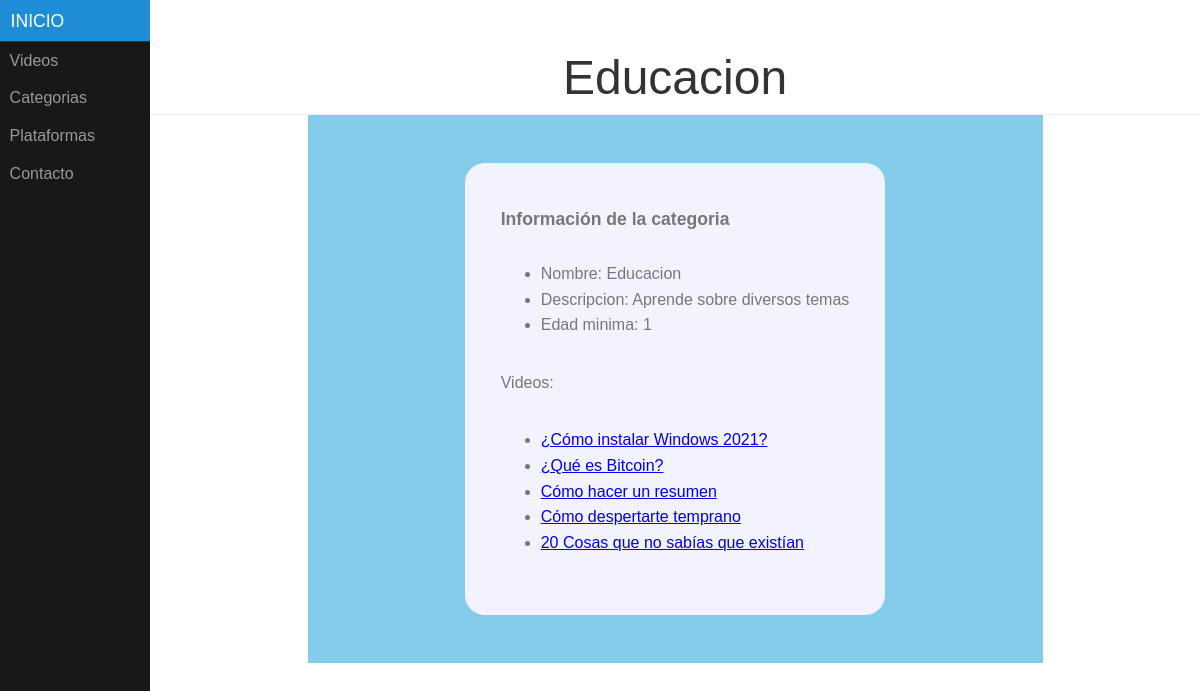
/categoria/14, run on the app's committed database.
### appTopVideo/models.py (models this page shows, shortened)
class Categoria(models.Model):
	nombre = models.CharField(max_length=50)
	descripcion = models.CharField(max_length=100)
	edadMinima = models.IntegerField();

class Video(models.Model):
	identificador = models.CharField(max_length=50)
	nombre = models.CharField(max_length=50)
	fecha = models.DateField(default='1970-01-01')
	descripcion = models.CharField(max_length=100)
	miniatura = models.CharField(max_length=50)
	duracion = models.IntegerField()
	calidad = models.CharField(max_length=50)
	categoria = models.ForeignKey(Categoria, on_delete=models.CASCADE)
	plataformas = models.ManyToManyField(Plataforma)

### appTopVideo/views.py (the view)
# urls.py: path('categoria/<int:idCategoria>', views.categoria, name="categoria"),
def categoria(request, idCategoria):
  categoria= get_object_or_404(Categoria, pk=idCategoria)
  seleccionados=[]
  videos=get_list_or_404(Video)
  for v in videos:
    if v.categoria.nombre == categoria.nombre:
            seleccionados.append(v)
  context = {'categoria': categoria, 'videos':seleccionados }
  return render(request, 'categoria.html', context)

### appTopVideo/templates/categoria.html (shortened to what this page needs)
{% extends "base.html" %}
{% block cabecera %}
{% load static %}
<h1>{{categoria.nombre}}</h1>
{% endblock %}
{% block contenido %}
				<section class="info">
			<div class="divInfo">
				<div class="enCurso">
			            <div class="datos">
						<span id="tituloDatos">Información de la categoria</span>
						<ul id=listaDatos>
							<li>Nombre: {{categoria.nombre}} </li>
							<li>Descripcion: {{categoria.descripcion}} </li>
							<li>Edad minima: {{categoria.edadMinima}} </li>
						</ul>
							<p>Videos: </p>
                            {% if videos%}
                                <ul id="listado">
                                    {% for v in videos%}
                                        <li><a href="{% url 'video' v.id%}">{{v.nombre}}</a></li>
                                    {% endfor %}
                                </ul>
                            {% else %}
                                <p>Actualmente esta categoria no tiene videos.</p>
                            {% endif %}
					</div>
				</div>
			</div>
		</section>
{% endblock %}

### appTopVideo/static/assets/css/pure-min.css (style rules this page uses)
html { line-height:1.15;-webkit-text-size-adjust:100% }
body { margin:0 }
h1 { font-size:2em;margin:.67em 0 }
a { background-color:transparent }
html { font-family:sans-serif }

### appTopVideo/static/assets/css/styles.css (style rules this page uses)
.info { padding: 3rem 0; background-color: rgb(131, 205, 235); }
.divInfo { display: flex; align-items: center; flex-direction: column; }
.enCurso { display: flex; align-items: center; justify-content: center; }
.datos { display: flex; flex-direction: column; margin: 0 3rem; padding: 2.75rem 2.25rem; border-radius: 20px; background-color: #f2f3ff; }
#tituloDatos { font-size: 1.1rem; font-weight: 600; margin-bottom: 0.75rem; }
#listaDatos { display: flex; flex-direction: column; }
body { color: #777; }
.header h1 { margin: 0.2em 0; font-size: 3em; font-weight: 300; }

### data on the page
Categoria: nombre "Educacion", descripcion "Aprende sobre diversos temas", edadMinima "1"
Video: nombre "¿Cómo instalar Windows 2021?"
Video: nombre "¿Qué es Bitcoin?"
Video: nombre "Cómo hacer un resumen"
Video: nombre "Cómo despertarte temprano"
Video: nombre "20 Cosas que no sabías que existían"
